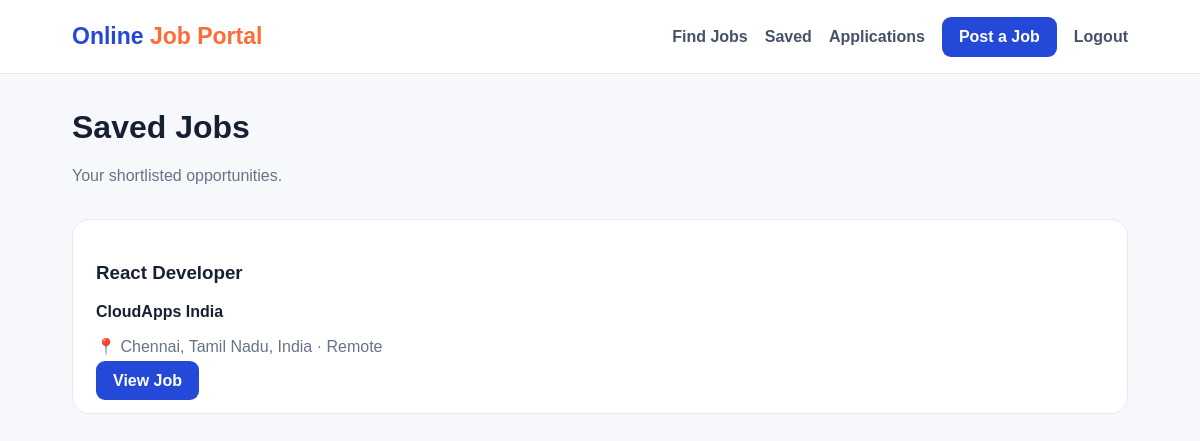
The page /saved/ (signed in) on the database its author committed.
### jobs/models.py (models this page shows, shortened)
class SavedJob(models.Model):
    job=models.ForeignKey(Job,on_delete=models.CASCADE);
    user=models.ForeignKey(User,on_delete=models.CASCADE); saved_at=models.DateTimeField(auto_now_add=True)
    class Meta: constraints=[models.UniqueConstraint(fields=["job","user"],name="unique_saved_job")]

class Job(models.Model):
    title=models.CharField(max_length=150); company=models.CharField(max_length=150)
    location=models.CharField(max_length=100); state=models.CharField(max_length=80,default="India")
    job_type=models.CharField(max_length=30,choices=[("Full Time","Full Time"),("Part Time","Part Time"),("Internship","Internship"),("Remote","Remote")])
    experience=models.CharField(max_length=80,default="Fresher"); salary=models.CharField(max_length=100,blank=True)
    skills=models.CharField(max_length=300); description=models.TextField(); category=models.CharField(max_length=80,default="Technology")
    posted_by=models.ForeignKey(User,on_delete=models.CASCADE); created_at=models.DateTimeField(auto_now_add=True)
    class Meta: ordering=["-created_at"]

### jobs/views.py (the view)
# urls.py: path("saved/",views.saved_jobs,name="saved_jobs"),
@login_required
def saved_jobs(request):
    return render(request,"saved.html",{"saved":SavedJob.objects.filter(user=request.user).select_related("job")})

### templates/saved.html
{% extends "base.html" %}{% block title %}Saved Jobs | Online Job Portal{% endblock %}{% block content %}<main class="container"><h1>Saved Jobs</h1><p class="muted">Your shortlisted opportunities.</p><br>{% for s in saved %}<div class="card" style="margin-bottom:15px"><h3>{{s.job.title}}</h3><b>{{s.job.company}}</b><p class="muted">📍 {{s.job.location}}, {{s.job.state}} · {{s.job.job_type}}</p><a class="btn" href="/job/{{s.job.id}}/">View Job</a></div>{% empty %}<div class="card"><h3>No saved jobs</h3></div>{% endfor %}</main>{% endblock %}

### templates/base.html (style rules this page uses)
* { box-sizing:border-box; }
body { margin:0; font-family:Arial,Helvetica,sans-serif; background:#f6f8fc; color:#172033; }
.primary,.btn { background:#2448d8!important; color:#fff!important; padding:11px 17px;border:0; border-radius:9px; text-decoration:none; font-weight:800;cursor:pointer; }
.container { width:88%; max-width:1180px; margin:35px auto; }
.card { background:#fff; border:1px solid #e6eaf1; border-radius:17px; padding:23px; }
.muted { color:#687387; }

### rows shown on the page
SavedJob: job "React Developer", job.company "CloudApps India", job.location "Chennai, Tamil Nadu", job.state "India", job.job_type "Remote"
